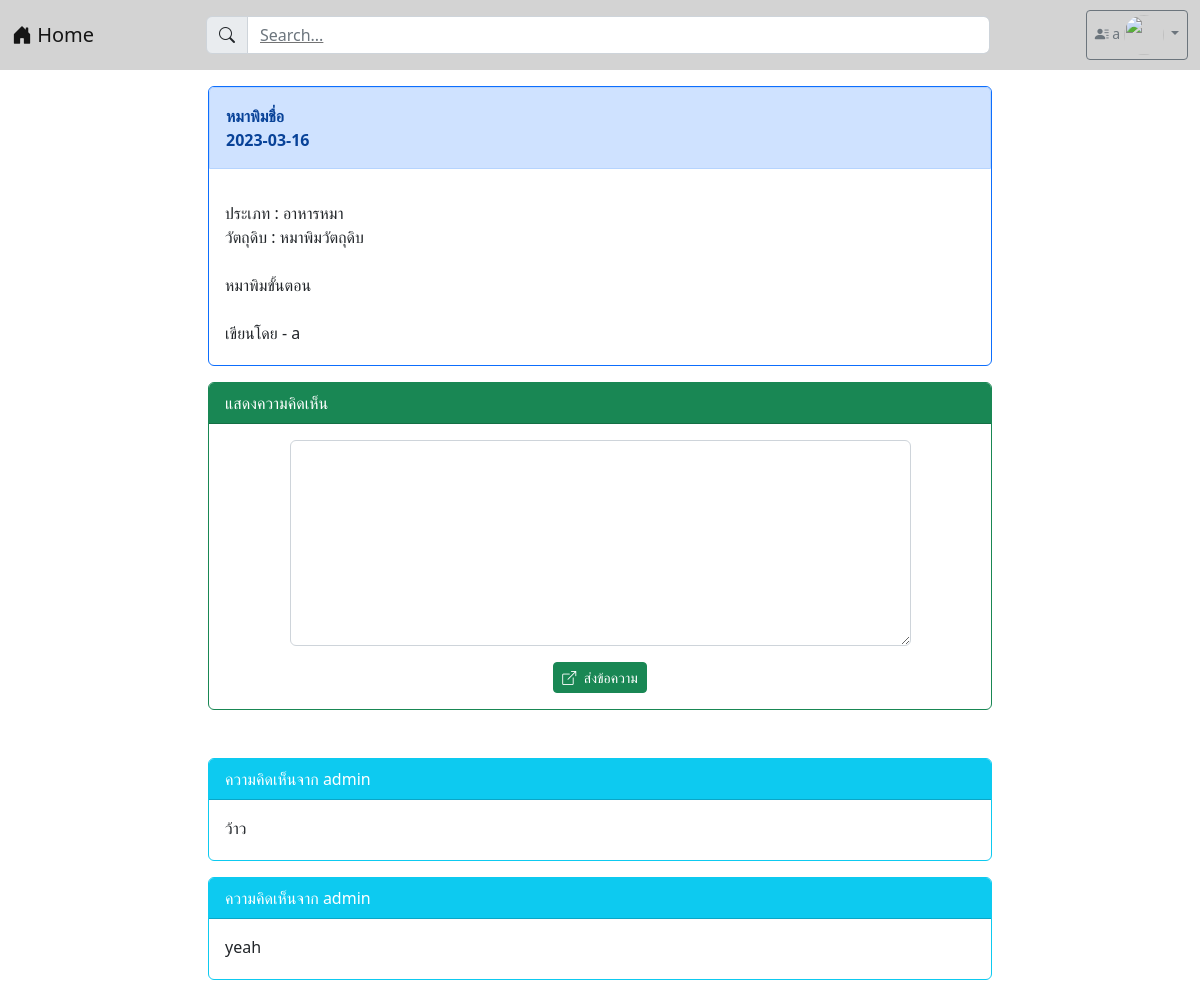
Page /post2.php?id=12 (signed in) on the committed database.
### tables this page shows
CREATE TABLE `post` (
  `post_id` int(100) NOT NULL,
  `user_id` int(100) NOT NULL,
  `category_id` int(100) NOT NULL,
  `post_title` varchar(1000) NOT NULL,
  `post_ingredient` varchar(2024) NOT NULL,
  `post_content` varchar(2048) NOT NULL,
  `post_picture` longblob NOT NULL,
  `post_date` date NOT NULL,
  `post_like` int(100) NOT NULL,
  `post_dislike` int(100) NOT NULL,
  `post_view` int(100) NOT NULL
);

CREATE TABLE `category` (
  `category_id` int(100) NOT NULL,
  `category_tag` varchar(64) NOT NULL
);

CREATE TABLE `user` (
  `user_id` int(100) NOT NULL,
  `user_username` varchar(64) NOT NULL,
  `user_password` varchar(64) NOT NULL,
  `user_name` varchar(64) NOT NULL,
  `user_email` varchar(64) NOT NULL,
  `user_role` varchar(1) NOT NULL,
  `user_fname` varchar(100) NOT NULL,
  `user_lname` varchar(100) NOT NULL,
  `user_phone` int(10) NOT NULL,
  `user_exp` varchar(255) NOT NULL,
  `user_des` varchar(255) NOT NULL,
  `user_country` varchar(100) NOT NULL,
  `user_state` varchar(100) NOT NULL,
  `user_pic` longblob NOT NULL
);

CREATE TABLE `comment` (
  `comment_id` int(100) NOT NULL,
  `comment_content` varchar(200) NOT NULL,
  `comment_time` datetime(6) NOT NULL,
  `user_id` int(100) NOT NULL,
  `post_id` int(100) NOT NULL
);

### post2.php (the view, shortened to what this page needs)
<!DOCTYPE html>
<html lang="en">
<head>
    <link href="https://cdn.jsdelivr.net/npm/bootstrap@5.2.2/dist/css/bootstrap.min.css" rel="stylesheet">
    <link rel="stylesheet" href="https://cdn.jsdelivr.net/npm/bootstrap-icons@1.9.1/font/bootstrap-icons.css">
        <?php
        $id = $_GET['id'];
        ?>
</head>
<body>
    <?php
    include "nav.php";
    ?>
    <div class="container-xxl">
        <section class="col-md-8 mx-auto m-3">
            <?php
            isset($_GET['id']) ? $id = $_GET['id'] : header("Location: index.php");
            $server_name = "localhost";
            $username = "root";
            $password = "";
            $database = "webboard_recipes";
            $conn = new PDO("mysql:host=$server_name;dbname=$database;charset=utf8", "$username", "$password");
            $data = $conn->query("SELECT p.post_id, p.post_title, p.post_date,p.category_id,p.post_ingredient, p.post_content, u.user_username , p.user_id , u.user_id , c.category_tag , c.category_id
                                    FROM post p , user u , category c
                                    WHERE p.post_id = $id and p.category_id = c.category_id and u.user_id = p.user_id");
            if ($data !== false) {
                while ($row = $data->fetch()) {
                    $post_title = $row[1];
                    $post_date = $row[2];
                    $category_id = $row[3];
                    $post_ingredient = $row[4];
                    $post_content = $row[5];
                    $user_username = $row[6];
                    $category_id = $row[9];
                }
            }
            ?>
            <div class="card text-dark bg-white border-primary mb-3">
                <div class="card-header alert alert-primary">
                    <strong>
                        <?php
                            echo "$post_title <BR>";
                            echo "$post_date";
                        ?>
                    </strong>
                </div>
                <div class="card-body pb-1">
                    <div class="container row mb-3 justify-content-between">
                        <?php
                            echo "ประเภท : $category_id <BR>";
                            echo "วัตถุดิบ : $post_ingredient <BR><BR>";
                            echo "$post_content <BR><BR>";
                            echo "เขียนโดย - $user_username <BR>";
                        ?>
                    </div>
                </div>
            </div>
            <?php
            if (isset($_SESSION["id"])) {
            ?>
                <div class="card text-dark bg-white border-success">
                    <div class="card-header bg-success text-white">แสดงความคิดเห็น</div>
                    <div class="card-body">
                        <form action="post_save.php" method="post">
                            <div class="row mb-3 justify-content-center">
                                <div class="col-lg-10">
                                    <textarea name="comment" class="form-control" rows="8"></textarea>
                                </div>
                            </div>
                            <div class="row">
                                <div class="col-lg-12">
                                    <center>
                                        <button type="submit" class="btn btn-success btn-sm text-white">
                                            <i class="bi bi-box-arrow-up-right me-1"></i>
                                            ส่งข้อความ
                                        </button>
                                    </center>
                                </div>
                            </div>
                        </form>
                    </div>
                </div>
                <br><br>
            <?php
            }
            ?>
            <?php
            $conn = new PDO("mysql:host=$server_name;dbname=$database;charset=utf8", "$username", "$password");
            $comment = $conn->query("SELECT p.post_id, u.user_username, u.user_id, c.comment_content, c.user_id, c.comment_id, c.post_id
                FROM post p , user u , comment c
                WHERE p.post_id = c.post_id AND c.user_id = u.user_id AND c.post_id = $id ORDER BY c.comment_id ASC");
            if ($comment !== false) {
                while ($comm = $comment->fetch()) {
            ?>
                    <div class="card text-dark bg-white border-info mb-3">
                        <div class="card-header bg-info text-white">
                            <?php echo "ความคิดเห็นจาก " . $comm['1']; ?>
                        </div>
                        <div class="card-body pb-1">
                            <div class="container row mb-3 justify-content-between">
                                <?php
                                echo $comm['3'];
                                ?>
                            </div>
                        </div>
                    </div>
            <?php
                }
            }
            ?>
        </section>
    </div>
</body>
</html>

### rows in the picture
post: post_title "หมาพิมชื่อ", post_date "2023-03-16", category.category_tag "อาหารหมา", post_ingredient "หมาพิมวัตถุดิบ", post_content "หมาพิมขั้นตอน", user.user_username "a"
comment: user.user_username "admin", comment_content "ว้าว"
comment: user.user_username "admin", comment_content "yeah"

### other values in the picture
$_SESSION['username'] "a"
